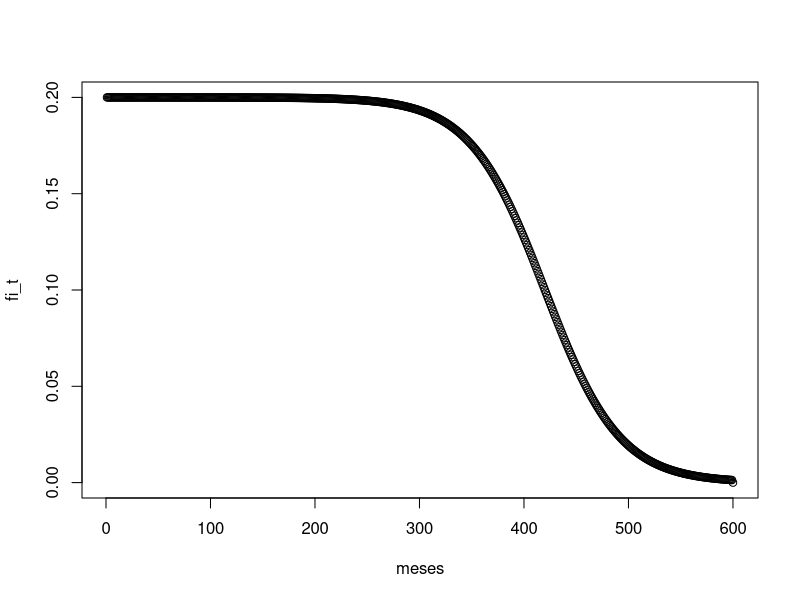
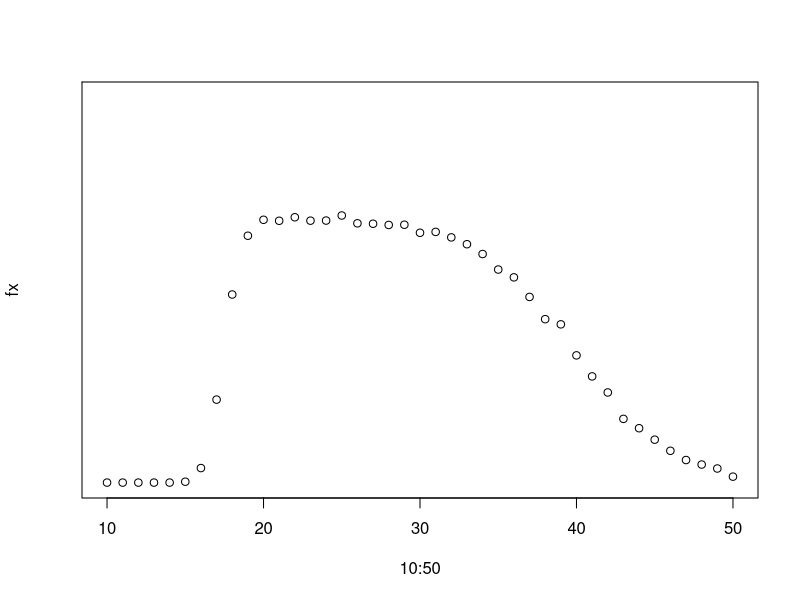
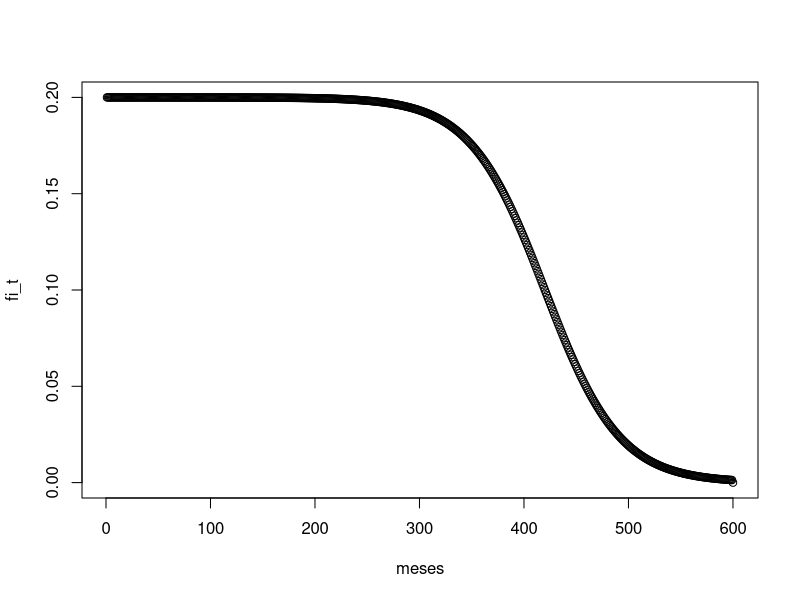
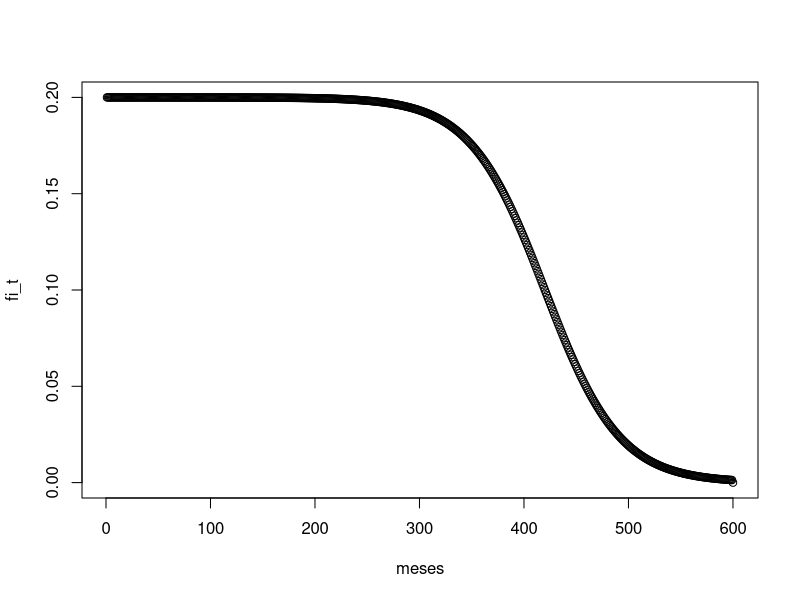
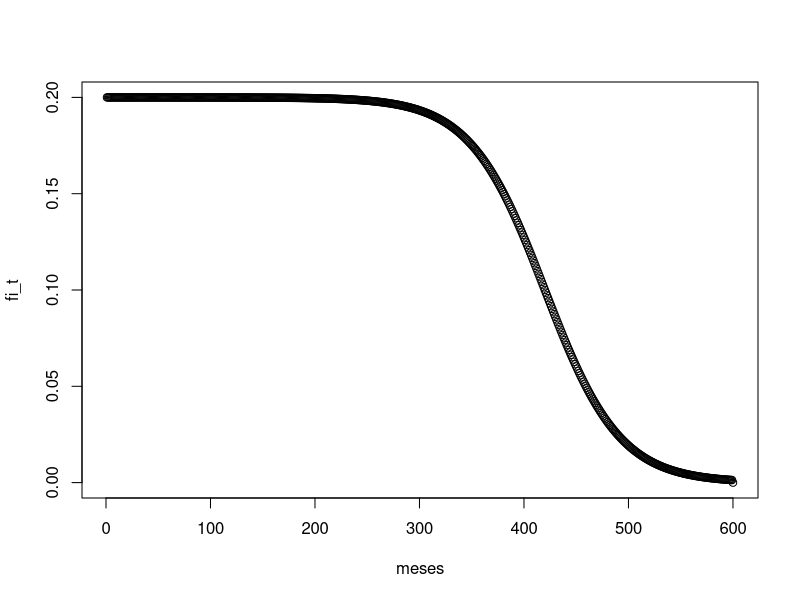
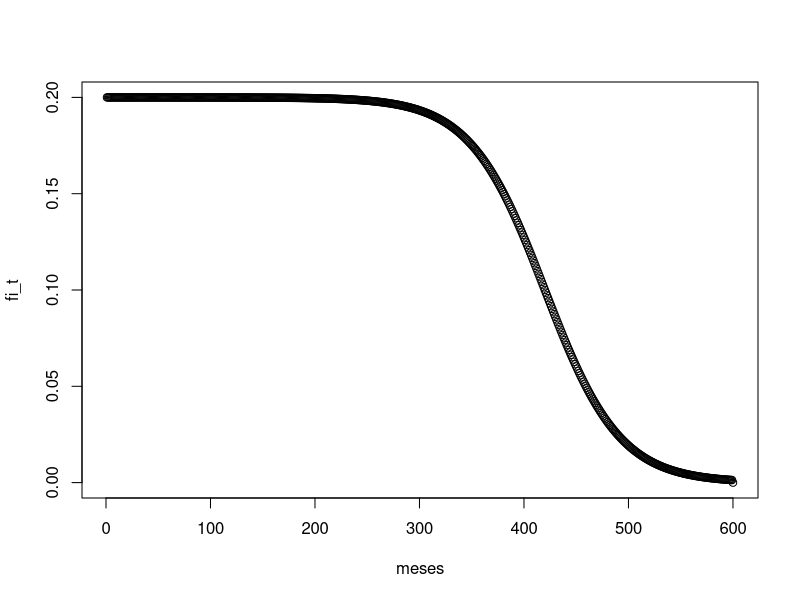
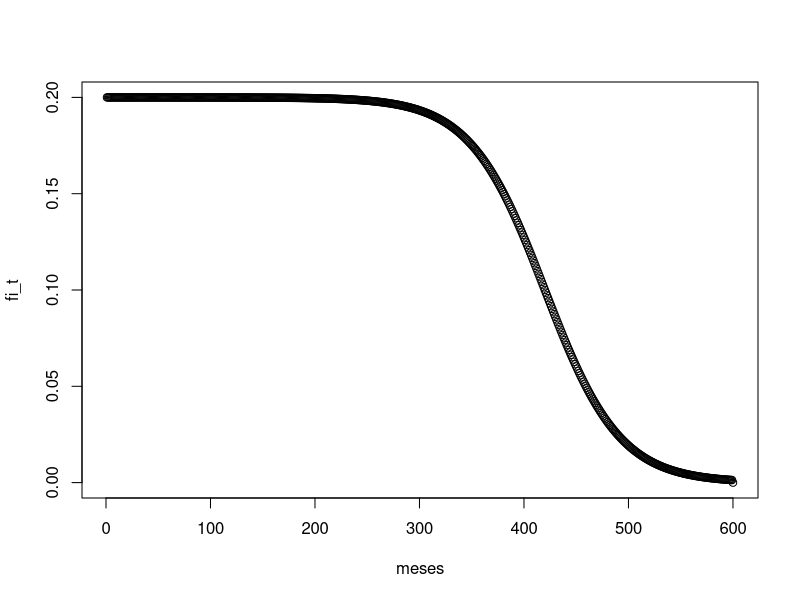
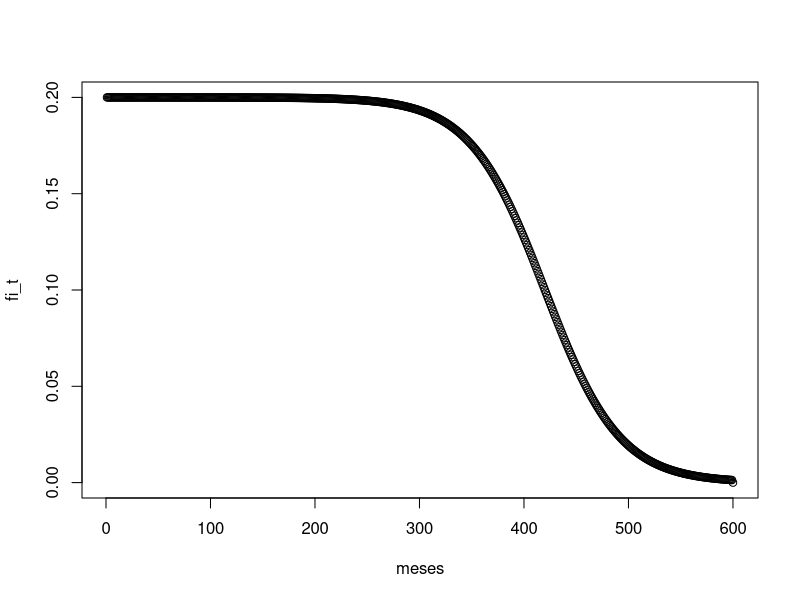

Write R code to recreate these figures, in order. (Note: a time limit stopped this script after it produced the figures.)
################################################################################
# Demografía 2024 IESTA                                                        #
# Daniel Ciganda                                                               # 
# 5to Laboratorio: Proceso Reproductivo y fecundidad                           # 
# 5 de Septiembre de 2024                                                      #   
################################################################################

# Vamos a trabajar con el último modelo que construimos, con fecundabilidad
# dependiente de la edad

r = 0.02094238 
x0 = 454.6911
n = 8
ns = 6
mu = 20
su = 1.1

gen_hst_t <- function(n, ns, x0, r, mu, su, id = vector(), wt_c = vector()){
  
  meses <- 1:(50*12) # vector con el tiempo t en meses
  
  # fecundabilidad
  fi_t <- 0.2 / (1 + exp(r*(meses-x0))) # fi en t
  fi_t[max(meses)] <- 0 # nos aseguramos que haya riesgo 0 luego de 50 años de edad 
  plot(meses,fi_t)
  
  # tiempo de espera a la unión
  wt_u <- rlnorm(n, log(mu^2/ sqrt(mu^2+su^2)), sqrt(log(1 + su^2/mu^2))) * 12
  #plot(prop.table(table(round(rlnorm(10^6, meanlog = log(mu*12), sdlog = log(1.1)),0))))
  
  # describa lo que se observa en el gráfico
  
  
  # Tomamos la fecundabilidad en los meses luego del mes a la union para cada mujer en n
  fi_it <- lapply(1:n, function(x) fi_t[wt_u[x]:length(fi_t)])
  
  # tomamos el máximo nr de meses por los que vamos a observar a las mujeres en nuestra muestra
  maxt <- max(sapply(fi_it, length))
  
  for(t in 1:maxt){ 
    
    is <- which(runif(n) < sapply(fi_it, function(x) x[t])) # que mujeres experimentan una concepción en el mes t 
    
    if(length(is)!=0){ 
      
      wts <- sapply(is, function(x) (wt_u[x]-1) + t) # tiempo de espera a la concepción
      
      id <- c(id, is) 
      wt_c <- c(wt_c, wts)
      
      # eliminamos el riesgo desde la concepción hasta el final del periodo de no susceptibilidad
      fi_it[is] <- lapply(fi_it[is], function(x){x[t:(t+9+ns)] <- NA; return(x)}) 
      
    }
    
  }
  
  data <- as.data.frame(cbind(id = id, wt_c = wt_c))
  data <- data[order(data$id),]
  hst <- as.data.frame(cbind(id = data$id,
                             edad = (data$wt_c + 9)/12,
                             nac = rep(table(data$id), table(data$id)),
                             paridad = sequence(table(data$id))))
  return(hst)
}

#######################################################################  
# Modelos del proceso reproductivo - Efectos de los determinantes     #
# próximos en la fecundidad natural                                   #
#######################################################################

# El objetivo ahora es utilizar el modelo para estimar el efecto de distintos
# factores en la fecundidad de una cohorte. 

# Desde el punto de vista del análisis del modelo este ejercicio se conoce como
# "analisis de sensibilidad" en el que se busca estimar la contribución
# relativa de cada uno de los parámteros en la explicación de la variabilidad
# en el resultado.


# Empecemos por fijar una población de referencia sobre la que vamos a medir
# las diferencias.
# Para esto utilizamos la parametrización que obtuvimos al intentar ajustar 
# las tasas de los Huteritas.
# El objetivo es obtener las tasas específicas y la fecundidad total en esta
# población de referencia tomando el tamañano de la cohorte = 5000.
# Para esto vamos utilizar una función para graficar los resultados y obtener
# la fecundiad total asociada a cada parametrización del modelo.
# Esto nos va permitir calcular las diferencias en la fecundidad total en el
# análisis de sensibilidad.

r = 0.028
x0 = 420
n = 5000
ns = 11
mu = 18
su = 1.1

hst_ref <- gen_hst_t(n, ns, x0, r, mu, su, id = vector(), wt_c = vector())# completar

plot_sum_fx <- function(dat, lines = F, ...){
  fx <- table(factor(floor(dat$edad), levels = 10:50)) / max(dat$id)
  if(lines){
    lines(10:50, fx, ...)
  }else{
    plot(10:50, fx, ...)
  }
  return(sum(fx))
}

plot_sum_fx(hst_ref, ylim = c(0,0.7))

#######################################################################  
# ANALISIS DE SENSIBILIDAD                                            #
#######################################################################

# El objetivo ahora es observar el efecto sobre las tasas específicas
# de fecundidad y sobre el número promedio de hijos por mujer
# de la variación en el valor de los parámetros


# Variamos los parámetros relevantes de a 1 por vez, dejando el resto fijos.


#################################
# Período de no suceptibilidad  #
#################################
ns_vals <- seq(6, 24, 1)

hst_ns_var <- lapply(ns_vals, function(x) gen_hst_t(n = n, ns = x, x0 = x0,r = r,mu =  mu,su = su))# completar usando lapply()

ref_tfr <- plot_sum_fx(hst_ref, ylim = c(0, 0.7))
var_tfr_ns <- lapply(hst_ns_var, plot_sum_fx, lines = T, col = "red") #completar

# Describa lo que se observa en el gráfico.

# En la grafica podemos ver los diferentes valores de ns en las lineas rojas, las tasas mas grandes de natalidad son los valores mas bajos de ns, en este caso el valor mas bajo es 1, las tasas mas bajas son para los ns mas altos.


# Ahora calculamos la diferencia entre las cohortes simuladas
# con los distintos valores de ns y la cohorte de referencia 
# con respecto a la tasa global de fecundidad (tfr) 

tfr_dif_ns <- sapply(var_tfr_ns, function(x) x - ref_tfr)# completar usando sapply()
    
# y graficamos
plot(ns_vals, tfr_dif_ns)

# Describa lo que se observa en el gráfico, vemos las distintas diferencias de la tasa global de fecundidad con respecto a la tasa original cuando ns era igual a 11.



###############################
# media de la edad a la union #
###############################
mu_vals <- seq(18, 25, 0.25)

hst_mu_var <- lapply(mu_vals, function(x) gen_hst_t(n = n, ns = ns, x0 = x0,r = r,mu =  x,su = su))

plot_sum_fx(hst_ref, ylim = c(0, 0.7))

var_tfr_mu <- lapply(hst_mu_var, plot_sum_fx, lines = T, col = "red") #completar
  
# Describa lo que se observa en el gráfico



# Ahora calculamos la diferencia con respecto a la tasa global de fecundidad (tfr)

tfr_dif_mu <- sapply(var_tfr_mu, function(x) x - ref_tfr)
  
plot(mu_vals, tfr_dif_mu)

# Describa lo que se observa en el gráfico



########################################
# desvio estdr. dist. edad a la union #
#######################################
su_vals <- seq(1.1, 4, 0.2)

hst_su_var <- lapply(su_vals, function(x) gen_hst_t(n = n, ns = ns, x0 = x0,r = r,mu =  mu,su = x))
  
plot_sum_fx(hst_ref, ylim = c(0,0.7))
var_tfr_su <- lapply(hst_su_var, plot_sum_fx, lines = T, col = "red")

# Describa lo que se observa en el gráfico



# Ahora calculamos la diferencia con respecto a la tasa global de fecundidad (tfr)

tfr_dif_su <- sapply(var_tfr_su, function(x) x - ref_tfr)
  
plot(su_vals, tfr_dif_su)

# Describa lo que se observa en el gráfico



#################################################
# Punto de inflexión caída de la fecundabilidad #
#################################################
x0_vals <- seq(420, 300, -10)

hst_x0_var <- lapply(x0_vals, function(x) gen_hst_t(n = n, ns = ns, x0 = x,r = r,mu =  mu,su = su))
  
plot_sum_fx(hst_ref, ylim = c(0,0.7))
var_tfr_x0 <- lapply(hst_x0_var, plot_sum_fx, lines = T, col = "red")
  
# Describa lo que se observa en el gráfico



# Ahora calculamos la diferencia con respecto a la tasa global de fecundidad (tfr)

tfr_dif_x0 <- sapply(var_tfr_x0, function(x) x - ref_tfr)
  
plot(x0_vals, tfr_dif_x0)

# Describa lo que se observa en el gráfico

#################################################
# Pendiente caída de la fecundabilidad          #
#################################################
r_vals <- seq(0.02, 0.1, 0.005)

hst_r_var <- lapply(r_vals, function(x) gen_hst_t(n = n, ns = ns, x0 = x0,r = x,mu =  mu,su = su))
  
plot_sum_fx(hst_ref, ylim = c(0,0.7))
var_tfr_r <- lapply(hst_r_var, plot_sum_fx, lines = T, col = "red")
  
# Describa lo que se observa en el gráfico



# Ahora calculamos la diferencia con respecto a la tasa global de fecundidad (tfr)

tfr_dif_r <- sapply(var_tfr_r, function(x) x - ref_tfr)
  
plot(r_vals, tfr_dif_r)

# Describa lo que se observa en el gráfico
